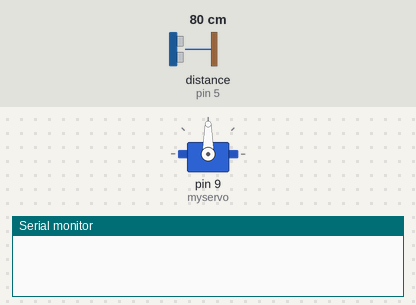
Recording of a sketch running on a simulated Arduino Uno, built with avr-gcc and run on an emulated ATmega328P. On the bench: servo, the last lines printed to the serial monitor. Wiring (inferred from the names in the program): ultrasonic range finder: trigger pin 3; echo pin 5. The inputs (shaded band) are chosen by the test bench; at power-on: distance to the obstacle (sensor on pin 5) 80 cm. The echo pulse lasts 58.3 µs per cm.

Above: at 0.1 s.
At 1.1 s:
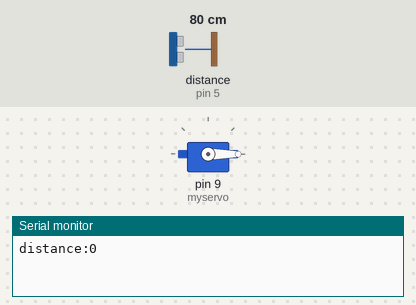
Timing chart, 0 to 2.6 s (numbered marks = the images above):
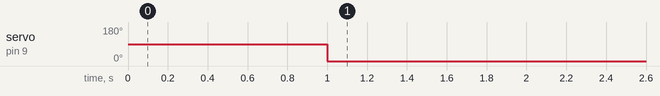

The sketch:

Tollgate.ino
```cpp
#include<Servo.h>
Servo myservo;
const int trigpin =3;
const int echopin =5;
long timeduration;
int distance;

void setup() {
    myservo.attach(9);
    pinMode(trigpin, OUTPUT);
    pinMode(echopin, OUTPUT);
    Serial.begin(9600);
}

void loop() {
digitalWrite(trigpin,LOW);
delayMicroseconds(2);
digitalWrite(trigpin,HIGH);
delayMicroseconds(10);
digitalWrite(trigpin,LOW);
timeduration=pulseIn(echopin,HIGH);
distance=(0.034*timeduration)/2;
if(distance<=7){
myservo.write(0);
}
else{
myservo.write(90);
}
 Serial.print("distance:");
Serial.println(distance);
delay(2000);

}
```

Measured:
- by itself, servo on pin 9 (myservo): 90° → 0° at 1.0 s
